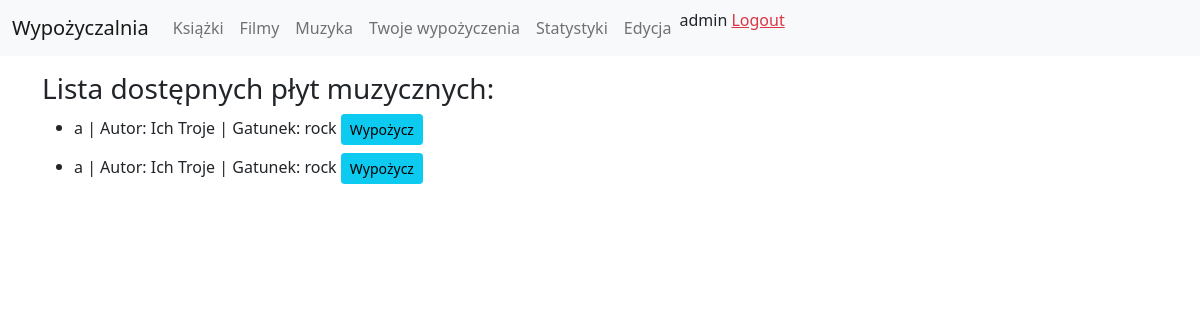
Before: /biblioteka/plyty/ (signed in) with the older database file.
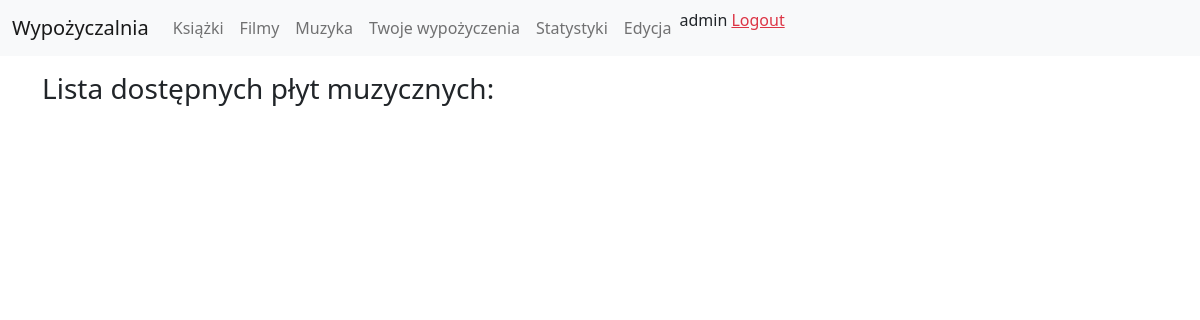
After: the same page with the newer database file.
### Biblioteka/models.py (models this page shows, shortened)
class Plyta(models.Model):
    zespol = models.CharField(max_length=200)
    tytul = models.CharField(max_length=200)
    gatunek = models.CharField(max_length=200)
    lista_utworow = models.CharField(max_length=200)
    czas_trwania = models.IntegerField()
    wypozyczajacy = models.ForeignKey(settings.AUTH_USER_MODEL, on_delete=models.CASCADE, blank=True, null=True)

### Biblioteka/views.py (the view)
# urls.py: path('plyty/', login_required(login_url='loginPage')(Plyty.as_view()), name='plyty'),
class Plyty(View):
    def get(self, request):
        try:
            plyty = get_list_or_404(Plyta, wypozyczajacy=None)
        except:
            plyty = None
        return render(request, 'biblioteka/muzyka.html', {'plyty': plyty})

### Biblioteka/templates/biblioteka/muzyka.html
{% extends "base.html" %}
{% block content %}
<div class="container pt-3">
    <h3>Lista dostępnych płyt muzycznych:</h3>
    <ul>
        {% for plyta in plyty %}
        <li class="mb-2">{{plyta.tytul}} | Autor: {{plyta.zespol}} | Gatunek: {{plyta.gatunek}} <a href='/biblioteka/wypozycz/plyty/{{plyta.id}}' class='btn btn-info btn-sm'>Wypożycz</a></li>
        {% endfor %}
    </ul>
</div>
{% endblock %}

Changed rows visible on the page:
removed Plyta: tytul "a", zespol "Ich Troje", gatunek "rock"
removed Plyta: tytul "a", zespol "Ich Troje", gatunek "rock"
